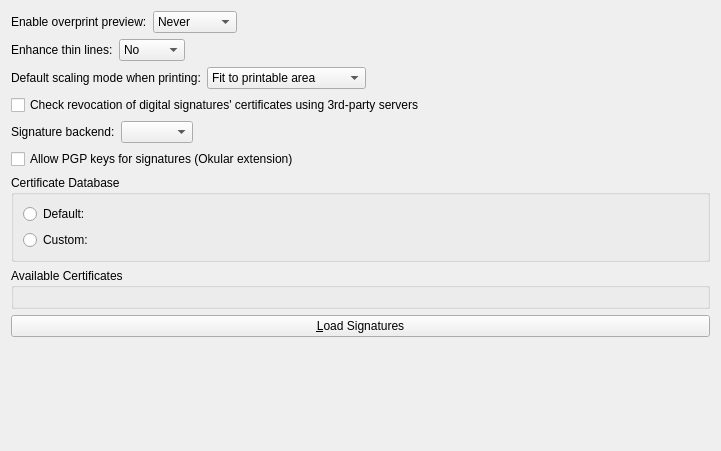
<?xml version="1.0" encoding="UTF-8"?>
<ui version="4.0">
 <class>PDFSettingsWidgetBase</class>
 <widget class="QWidget" name="PDFSettingsWidgetBase">
  <property name="geometry">
   <rect>
    <x>0</x>
    <y>0</y>
    <width>721</width>
    <height>451</height>
   </rect>
  </property>
  <layout class="QVBoxLayout" name="verticalLayout">
   <item>
    <layout class="QHBoxLayout" name="horizontalLayout_4">
     <item>
      <widget class="QLabel" name="label_3">
       <property name="text">
        <string>Enable overprint preview:</string>
       </property>
      </widget>
     </item>
     <item>
      <widget class="QComboBox" name="kcfg_OverprintPreviewEnabled">
       <item>
        <property name="text">
         <string>Never</string>
        </property>
       </item>
       <item>
        <property name="text">
         <string>Always</string>
        </property>
       </item>
       <item>
        <property name="text">
         <string>Automatic</string>
        </property>
       </item>
      </widget>
     </item>
     <item>
      <spacer name="horizontalSpacer_3">
       <property name="orientation">
        <enum>Qt::Horizontal</enum>
       </property>
       <property name="sizeHint" stdset="0">
        <size>
         <width>40</width>
         <height>20</height>
        </size>
       </property>
      </spacer>
     </item>
    </layout>
   </item>
   <item>
    <layout class="QHBoxLayout" name="horizontalLayout_2">
     <item>
      <widget class="QLabel" name="label">
       <property name="text">
        <string>Enhance thin lines:</string>
       </property>
       <property name="alignment">
        <set>Qt::AlignLeading|Qt::AlignLeft|Qt::AlignVCenter</set>
       </property>
      </widget>
     </item>
     <item>
      <widget class="KComboBox" name="kcfg_EnhanceThinLines">
       <item>
        <property name="text">
         <string>No</string>
        </property>
       </item>
       <item>
        <property name="text">
         <string>Solid</string>
        </property>
       </item>
       <item>
        <property name="text">
         <string>Shape</string>
        </property>
       </item>
      </widget>
     </item>
     <item>
      <spacer name="horizontalSpacer">
       <property name="orientation">
        <enum>Qt::Horizontal</enum>
       </property>
       <property name="sizeHint" stdset="0">
        <size>
         <width>40</width>
         <height>20</height>
        </size>
       </property>
      </spacer>
     </item>
    </layout>
   </item>
   <item>
    <layout class="QHBoxLayout" name="horizontalLayout_3">
     <item>
      <widget class="QLabel" name="label_2">
       <property name="text">
        <string>Default scaling mode when printing:</string>
       </property>
      </widget>
     </item>
     <item>
      <widget class="QComboBox" name="kcfg_PrintScaleMode">
       <item>
        <property name="text">
         <string>Fit to printable area</string>
        </property>
       </item>
       <item>
        <property name="text">
         <string>Fit to full page</string>
        </property>
       </item>
       <item>
        <property name="text">
         <string>None; print original size</string>
        </property>
       </item>
      </widget>
     </item>
     <item>
      <spacer name="horizontalSpacer_2">
       <property name="orientation">
        <enum>Qt::Horizontal</enum>
       </property>
       <property name="sizeHint" stdset="0">
        <size>
         <width>40</width>
         <height>20</height>
        </size>
       </property>
      </spacer>
     </item>
    </layout>
   </item>
   <item>
    <widget class="QCheckBox" name="kcfg_CheckOCSPServers">
     <property name="toolTip">
      <string>Enabling this option will allow Okular to contact 3rd-party OCSP servers to check if the certificates used for digital signing have been revoked since their creation.</string>
     </property>
     <property name="text">
      <string>Check revocation of digital signatures' certificates using 3rd-party servers</string>
     </property>
    </widget>
   </item>
   <item>
    <widget class="QWidget" name="signatureBackendContainer" native="true">
     <layout class="QHBoxLayout" name="horizontalLayout">
      <property name="leftMargin">
       <number>0</number>
      </property>
      <property name="topMargin">
       <number>0</number>
      </property>
      <property name="rightMargin">
       <number>0</number>
      </property>
      <property name="bottomMargin">
       <number>0</number>
      </property>
      <item>
       <widget class="QLabel" name="label_2">
        <property name="text">
         <string>Signature backend:</string>
        </property>
       </widget>
      </item>
      <item>
       <widget class="KComboBox" name="kcfg_SignatureBackend"/>
      </item>
      <item>
       <spacer name="horizontalSpacer_2">
        <property name="orientation">
         <enum>Qt::Horizontal</enum>
        </property>
        <property name="sizeHint" stdset="0">
         <size>
          <width>480</width>
          <height>0</height>
         </size>
        </property>
       </spacer>
      </item>
     </layout>
    </widget>
   </item>
   <item>
    <widget class="QCheckBox" name="kcfg_EnablePgp">
     <property name="toolTip">
      <string comment="@info:tooltip">These signatures can only be validated by modern Okular users with GnuPG backend activated</string>
     </property>
     <property name="text">
      <string comment="@option:check">Allow PGP keys for signatures (Okular extension)</string>
     </property>
    </widget>
   </item>
   <item>
    <widget class="QGroupBox" name="certDBGroupBox">
     <property name="title">
      <string>Certificate Database</string>
     </property>
     <layout class="QFormLayout" name="formLayout">
      <property name="fieldGrowthPolicy">
       <enum>QFormLayout::ExpandingFieldsGrow</enum>
      </property>
      <item row="0" column="0">
       <widget class="QRadioButton" name="kcfg_UseDefaultCertDB">
        <property name="text">
         <string>Default:</string>
        </property>
       </widget>
      </item>
      <item row="1" column="0">
       <widget class="QRadioButton" name="customRadioButton">
        <property name="text">
         <string>Custom:</string>
        </property>
       </widget>
      </item>
      <item row="0" column="1">
       <widget class="QLabel" name="defaultLabel">
        <property name="text">
         <string notr="true"/>
        </property>
       </widget>
      </item>
     </layout>
    </widget>
   </item>
   <item>
    <widget class="QGroupBox" name="certificatesGroup">
     <property name="title">
      <string>Available Certificates</string>
     </property>
     <layout class="QVBoxLayout" name="certificatesPlaceholder"/>
    </widget>
   </item>
   <item>
    <widget class="QPushButton" name="loadSignaturesButton">
     <property name="text">
      <string>&amp;Load Signatures</string>
     </property>
    </widget>
   </item>
   <item>
    <spacer>
     <property name="orientation">
      <enum>Qt::Vertical</enum>
     </property>
     <property name="sizeType">
      <enum>QSizePolicy::Expanding</enum>
     </property>
     <property name="sizeHint" stdset="0">
      <size>
       <width>20</width>
       <height>4</height>
      </size>
     </property>
    </spacer>
   </item>
  </layout>
 </widget>
 <customwidgets>
  <customwidget>
   <class>KComboBox</class>
   <extends>QComboBox</extends>
   <header>kcombobox.h</header>
  </customwidget>
 </customwidgets>
 <resources/>
 <connections/>
</ui>
